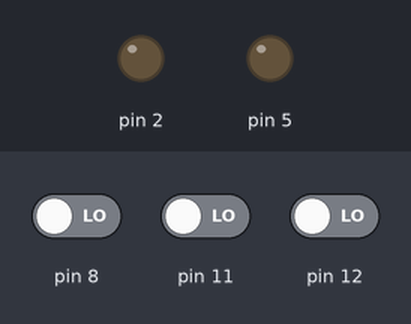
This sketch was run on a simulated Arduino Uno, built with avr-gcc and run on an emulated ATmega328P. On the bench: output pins drawn as LEDs (lit = HIGH). The test bench sets the inputs (shaded band); at power-on: pin 8 LOW, pin 11 LOW, pin 12 LOW.

Above: at 1.2 s.
1.3 s: pin 8 driven HIGH
At 2.2 s:
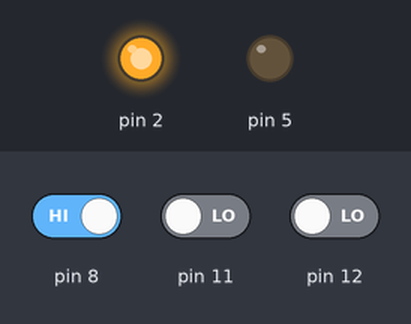
2.8 s: pin 11 driven HIGH
At 3.6 s:
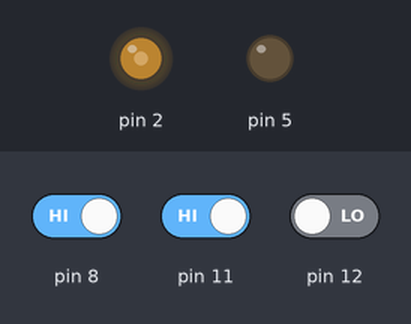
4.3 s: pin 12 driven HIGH
At 5.5 s:
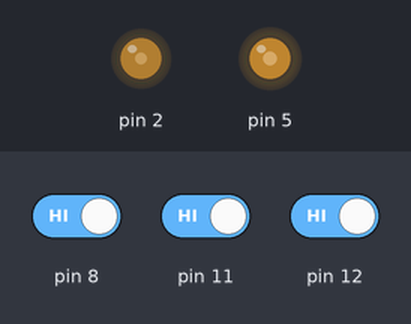
5.8 s: pin 8 driven LOW
At 7.0 s:
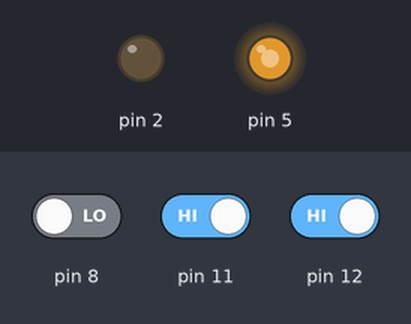
7.3 s: pin 11 driven LOW
At 7.7 s:
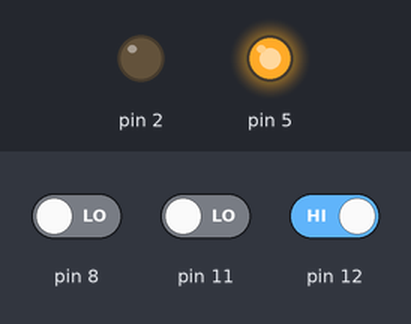
8.8 s: pin 8 driven HIGH
At 10.1 s:
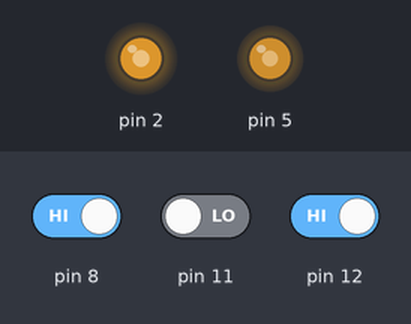
Timing chart, 0 to 11.3 s (numbered marks = the images above; inputs shaded):
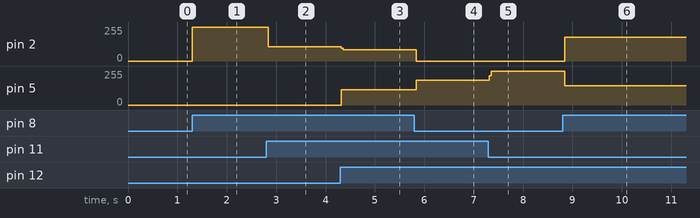

Measured:
- after the input at 1.3 s, pin 2: 0/255 → 255/255 at once
- after the input at 2.8 s, pin 2: 255/255 → 106/255 at once
- after the input at 4.3 s, pin 2: 106/255 → 85/255 at once; pin 5: 0/255 → 113/255 at once
- after the input at 5.8 s, pin 2: 85/255 → 0/255 at once; pin 5: 113/255 → 185/255 at once
- after the input at 7.3 s, pin 5: 185/255 → 255/255 at once
- after the input at 8.8 s, pin 2: 0/255 → 177/255 at once; pin 5: 255/255 → 146/255 at once

The sketch:

code.ino
```cpp
void setup(){
  pinMode(2,OUTPUT);
  pinMode(5,OUTPUT);
  pinMode(8,INPUT);
  pinMode(11,INPUT);
  pinMode(12,INPUT);
}

void loop(){
  if(digitalRead(8) == HIGH){
  	digitalWrite(2,HIGH);
  	digitalWrite(5,LOW);
	}
   if(digitalRead(11) == HIGH){
  	digitalWrite(2,LOW);
  	digitalWrite(5,LOW);
  	}
   if(digitalRead(12) == HIGH){
  	digitalWrite(5,HIGH);
  	digitalWrite(2,LOW);
  	}
}
```
